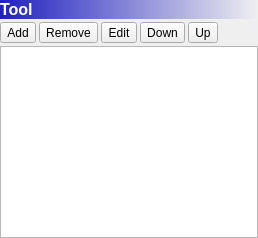
       <widget class="QWidget" name="toolsPage">
        <layout class="QVBoxLayout" name="verticalLayout_6">
         <property name="spacing">
          <number>3</number>
         </property>
         <property name="margin">
          <number>0</number>
         </property>
         <item>
          <widget class="QLabel" name="toolsPageTitle">
           <property name="font">
            <font>
             <pointsize>12</pointsize>
             <weight>75</weight>
             <bold>true</bold>
            </font>
           </property>
           <property name="styleSheet">
            <string notr="true">background-color: qlineargradient(spread:pad, x1:0, y1:0, x2:1, y2:0, stop:0 rgba(32, 32, 192, 255), stop:1 rgba(255, 255, 255, 0));
color: rgb(255, 255, 255);</string>
           </property>
           <property name="text">
            <string>Tool</string>
           </property>
           <property name="margin">
            <number>3</number>
           </property>
          </widget>
         </item>
         <item>
          <layout class="QVBoxLayout" name="verticalLayout_8">
           <item>
            <layout class="QHBoxLayout" name="horizontalLayout_5">
             <item>
              <widget class="QToolButton" name="toolsAdd">
               <property name="sizePolicy">
                <sizepolicy hsizetype="Preferred" vsizetype="Preferred">
                 <horstretch>0</horstretch>
                 <verstretch>0</verstretch>
                </sizepolicy>
               </property>
               <property name="text">
                <string>Add</string>
               </property>
               <property name="icon">
                <iconset resource="hspide.qrc">
                 <normaloff>:/images/tango/middle/list-add.png</normaloff>:/images/tango/middle/list-add.png</iconset>
               </property>
               <property name="iconSize">
                <size>
                 <width>24</width>
                 <height>24</height>
                </size>
               </property>
               <property name="toolButtonStyle">
                <enum>Qt::ToolButtonIconOnly</enum>
               </property>
              </widget>
             </item>
             <item>
              <widget class="QToolButton" name="toolsRemove">
               <property name="sizePolicy">
                <sizepolicy hsizetype="Preferred" vsizetype="Preferred">
                 <horstretch>0</horstretch>
                 <verstretch>0</verstretch>
                </sizepolicy>
               </property>
               <property name="text">
                <string>Remove</string>
               </property>
               <property name="icon">
                <iconset resource="hspide.qrc">
                 <normaloff>:/images/tango/middle/list-remove.png</normaloff>:/images/tango/middle/list-remove.png</iconset>
               </property>
               <property name="iconSize">
                <size>
                 <width>24</width>
                 <height>24</height>
                </size>
               </property>
               <property name="toolButtonStyle">
                <enum>Qt::ToolButtonIconOnly</enum>
               </property>
              </widget>
             </item>
             <item>
              <widget class="QToolButton" name="toolsEdit">
               <property name="sizePolicy">
                <sizepolicy hsizetype="Preferred" vsizetype="Preferred">
                 <horstretch>0</horstretch>
                 <verstretch>0</verstretch>
                </sizepolicy>
               </property>
               <property name="text">
                <string>Edit</string>
               </property>
               <property name="icon">
                <iconset resource="hspide.qrc">
                 <normaloff>:/images/tango/middle/accessories-text-editor.png</normaloff>:/images/tango/middle/accessories-text-editor.png</iconset>
               </property>
               <property name="iconSize">
                <size>
                 <width>24</width>
                 <height>24</height>
                </size>
               </property>
               <property name="toolButtonStyle">
                <enum>Qt::ToolButtonIconOnly</enum>
               </property>
              </widget>
             </item>
             <item>
              <widget class="QToolButton" name="toolsDownOrder">
               <property name="sizePolicy">
                <sizepolicy hsizetype="Preferred" vsizetype="Preferred">
                 <horstretch>0</horstretch>
                 <verstretch>0</verstretch>
                </sizepolicy>
               </property>
               <property name="text">
                <string>Down</string>
               </property>
               <property name="icon">
                <iconset resource="hspide.qrc">
                 <normaloff>:/images/tango/middle/go-down.png</normaloff>:/images/tango/middle/go-down.png</iconset>
               </property>
               <property name="iconSize">
                <size>
                 <width>24</width>
                 <height>24</height>
                </size>
               </property>
               <property name="toolButtonStyle">
                <enum>Qt::ToolButtonIconOnly</enum>
               </property>
              </widget>
             </item>
             <item>
              <widget class="QToolButton" name="toolsUpOrder">
               <property name="sizePolicy">
                <sizepolicy hsizetype="Preferred" vsizetype="Preferred">
                 <horstretch>0</horstretch>
                 <verstretch>0</verstretch>
                </sizepolicy>
               </property>
               <property name="text">
                <string>Up</string>
               </property>
               <property name="icon">
                <iconset resource="hspide.qrc">
                 <normaloff>:/images/tango/middle/go-up.png</normaloff>:/images/tango/middle/go-up.png</iconset>
               </property>
               <property name="iconSize">
                <size>
                 <width>24</width>
                 <height>24</height>
                </size>
               </property>
               <property name="toolButtonStyle">
                <enum>Qt::ToolButtonIconOnly</enum>
               </property>
              </widget>
             </item>
             <item>
              <spacer name="horizontalSpacer_6">
               <property name="orientation">
                <enum>Qt::Horizontal</enum>
               </property>
               <property name="sizeHint" stdset="0">
                <size>
                 <width>40</width>
                 <height>20</height>
                </size>
               </property>
              </spacer>
             </item>
            </layout>
           </item>
           <item>
            <widget class="QTreeView" name="treeView">
             <property name="alternatingRowColors">
              <bool>true</bool>
             </property>
            </widget>
           </item>
          </layout>
         </item>
        </layout>
       </widget>
